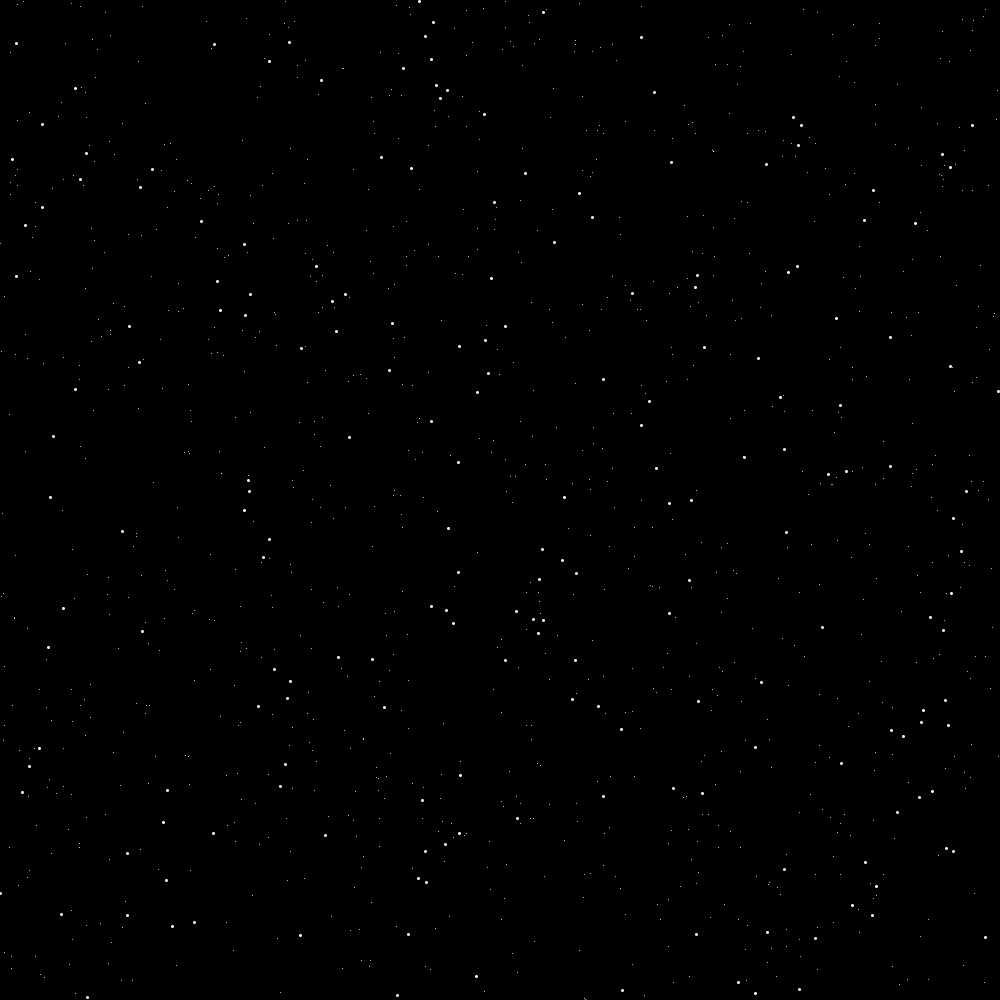
Frame 1 (no input)
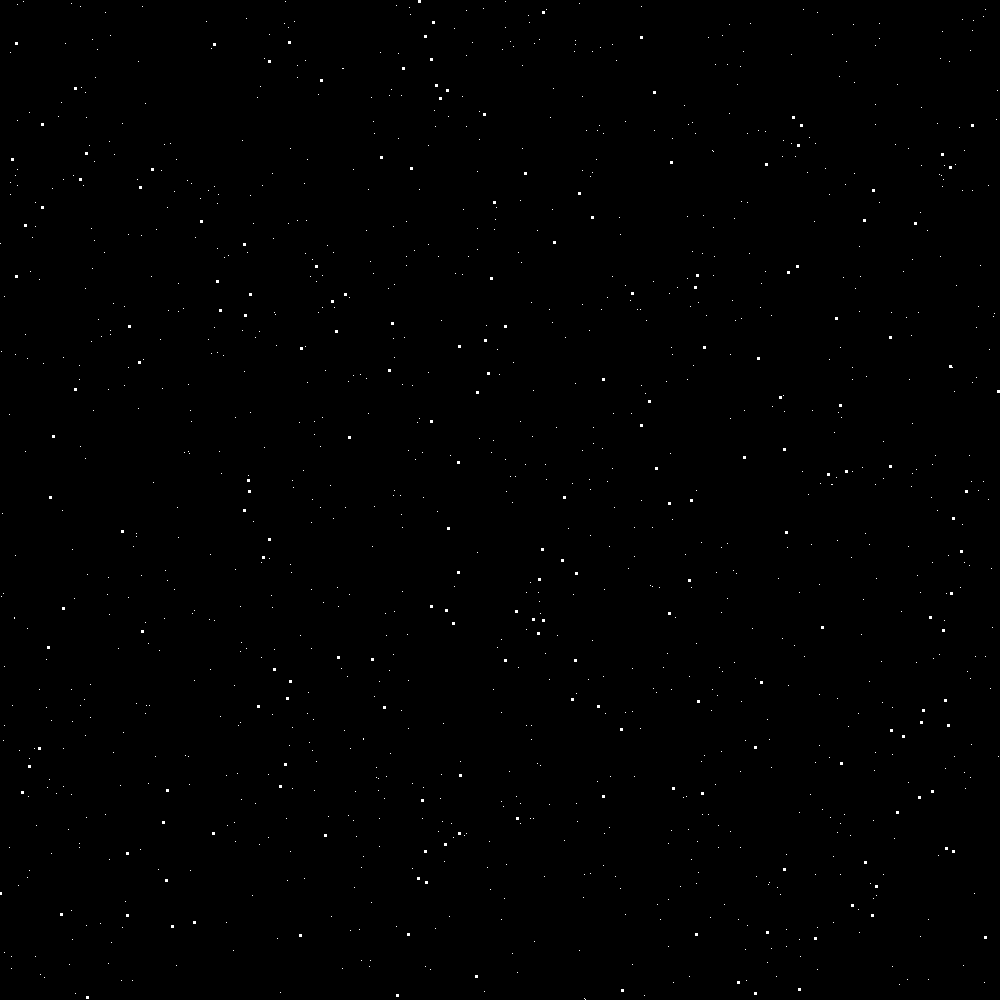
Frame 60 (the mouse pressed at the canvas centre just before this capture)
Frame 120 (the mouse held since frame 60 and released just before this capture): identical to frame 60, image omitted

The Processing sketch that drew these frames (run headless with seeded random() and noise(); from frame 60 on, the mouse is pressed at the canvas centre):

// Processing sketch: Campo_Estrellas_Animado
// ── Campo_Estrellas_Animado.pde
float x = 0, y = 0, aux = 0;

void setup(){
  size(1000,1000);
  background(0);
  noStroke();
}

void draw(){
  
  if (aux == 0) {
    randomSeed(0);
    stroke(255);
    strokeWeight(1);
    
    for(float i = 0; i<=width; i++){
      x = random(0,width);
      y = random(0,height);
      point(x,y);
    }
    
    strokeWeight(3);
    
    for(float i = 0; i<=width; i+=5){
      x = random(0,width);
      y = random(0,height);
      point(x,y);
    }  
 } 
}

void mousePressed(){//Cuando se precione una tecla del mouse...
  save("estrellas.jpg");//Guardar imagen.
}
